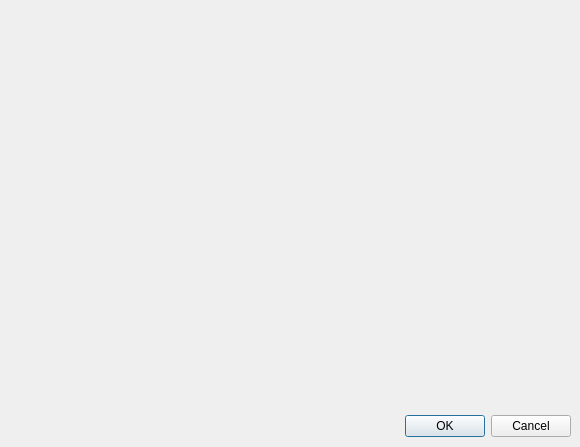
<?xml version="1.0" encoding="UTF-8"?>
<ui version="4.0">
 <class>Customize</class>
 <widget class="QDialog" name="Customize">
  <property name="geometry">
   <rect>
    <x>0</x>
    <y>0</y>
    <width>580</width>
    <height>447</height>
   </rect>
  </property>
  <property name="windowTitle">
   <string>Dialog</string>
  </property>
  <widget class="QDialogButtonBox" name="buttonBox">
   <property name="geometry">
    <rect>
     <x>230</x>
     <y>410</y>
     <width>341</width>
     <height>32</height>
    </rect>
   </property>
   <property name="orientation">
    <enum>Qt::Orientation::Horizontal</enum>
   </property>
   <property name="standardButtons">
    <set>QDialogButtonBox::StandardButton::Cancel|QDialogButtonBox::StandardButton::Ok</set>
   </property>
  </widget>
 </widget>
 <resources/>
 <connections>
  <connection>
   <sender>buttonBox</sender>
   <signal>accepted()</signal>
   <receiver>Customize</receiver>
   <slot>accept()</slot>
   <hints>
    <hint type="sourcelabel">
     <x>248</x>
     <y>254</y>
    </hint>
    <hint type="destinationlabel">
     <x>157</x>
     <y>274</y>
    </hint>
   </hints>
  </connection>
  <connection>
   <sender>buttonBox</sender>
   <signal>rejected()</signal>
   <receiver>Customize</receiver>
   <slot>reject()</slot>
   <hints>
    <hint type="sourcelabel">
     <x>316</x>
     <y>260</y>
    </hint>
    <hint type="destinationlabel">
     <x>286</x>
     <y>274</y>
    </hint>
   </hints>
  </connection>
 </connections>
</ui>
